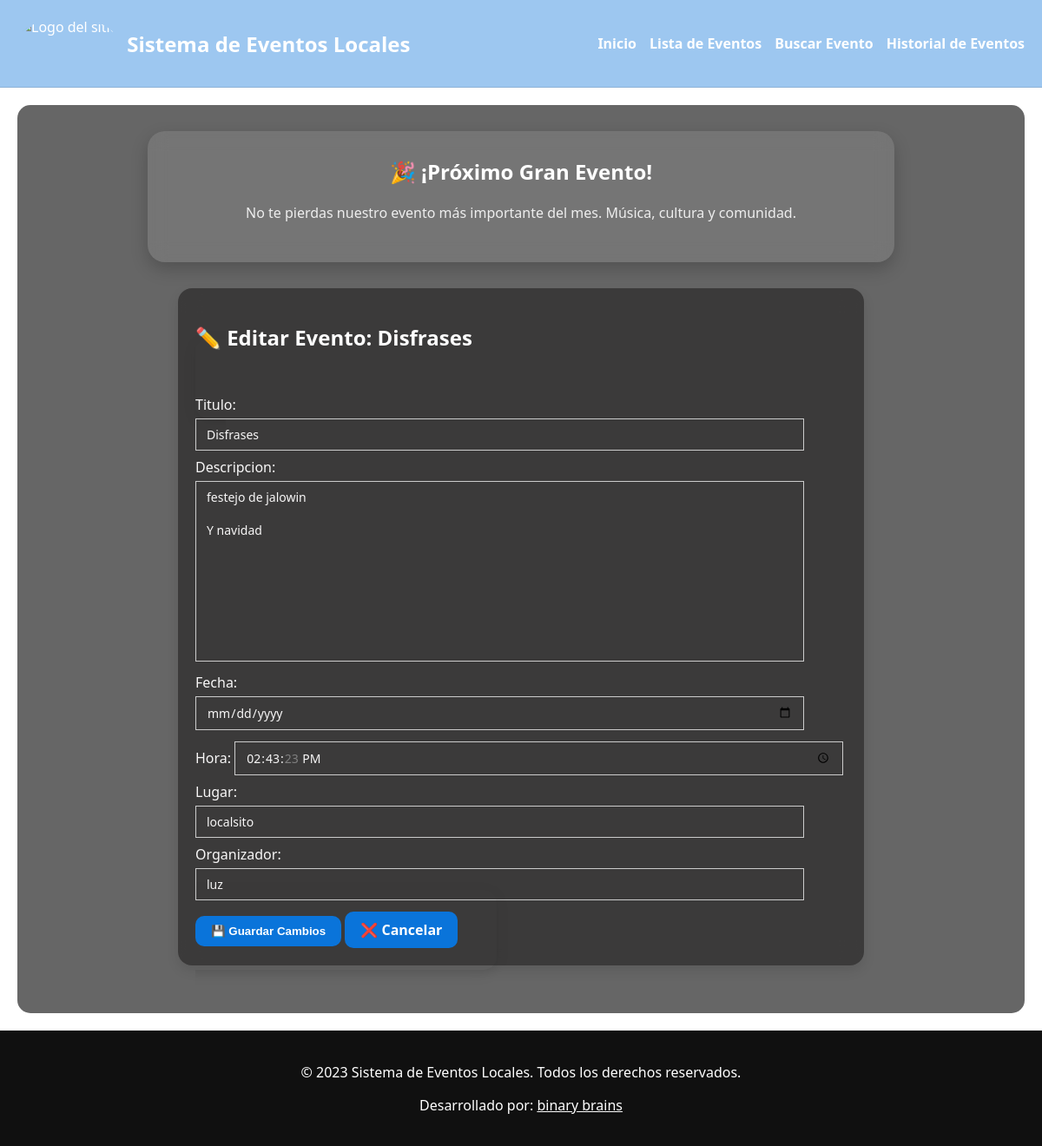
The page /evento/editar/1/ on the database as committed earlier.
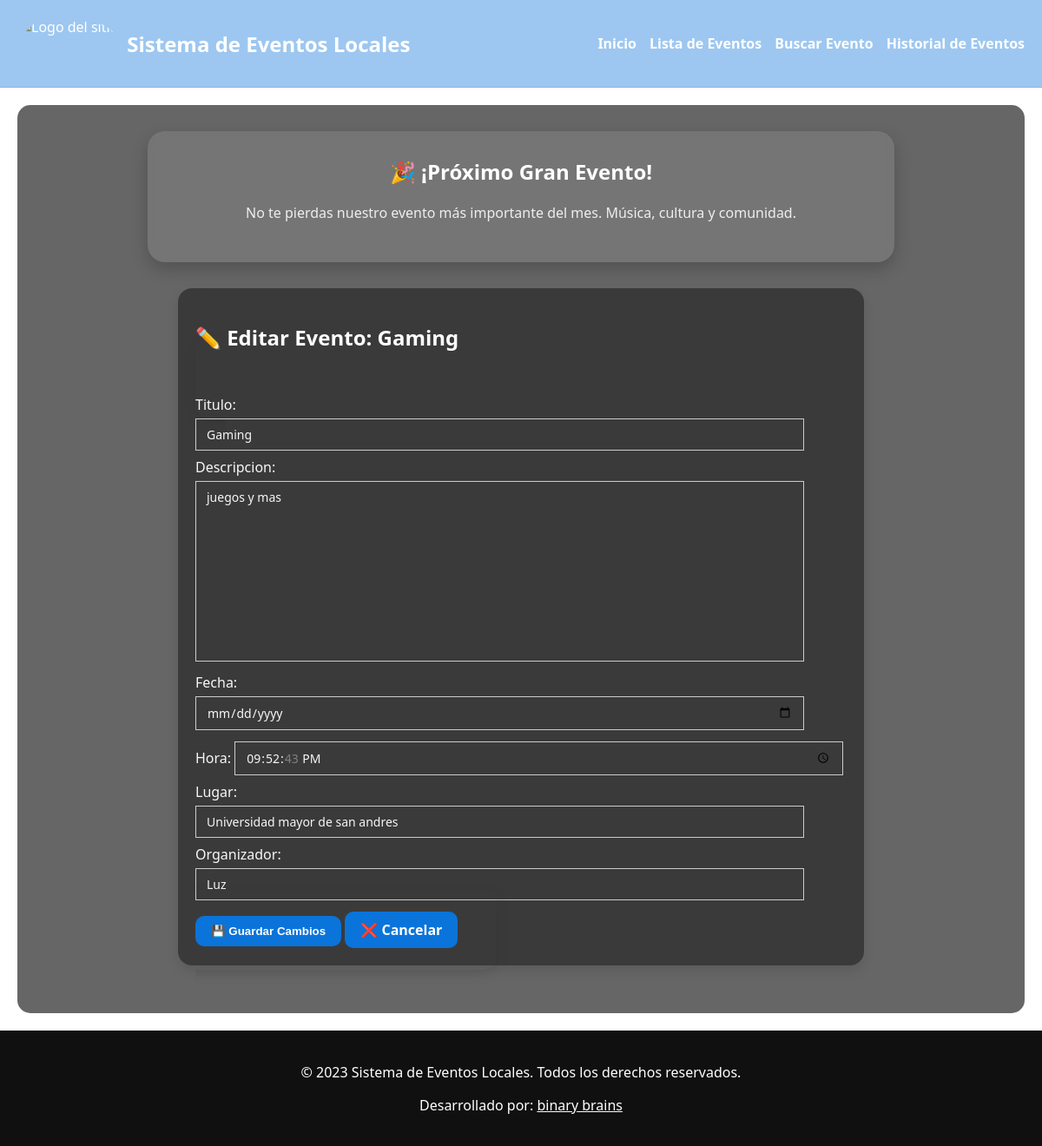
The same page on the database as committed later.
### eventos/models.py (models this page shows, shortened)
class Evento(models.Model):
    titulo = models.CharField(max_length=200)
    descripcion = models.TextField()
    fecha = models.DateField()
    hora = models.TimeField()
    lugar = models.ForeignKey(Lugar, on_delete=models.CASCADE)
    organizador = models.ForeignKey(Organizador, on_delete=models.CASCADE)

### eventos/views.py (the view)
# urls.py: path('evento/editar/<int:evento_id>/', views.editar_evento, name='editar_evento'),
def editar_evento(request, evento_id):
    evento = get_object_or_404(Evento, pk=evento_id)
    if request.method == 'POST':
        form = EventoForm(request.POST, instance=evento)
        if form.is_valid():
            form.save()
            messages.success(request, "Evento actualizado correctamente.")
            return redirect('detalle_evento', evento_id=evento.id)
    else:
        form = EventoForm(instance=evento)
    return render(request, 'eventos/editar_evento.html', {'form': form, 'evento': evento})

### eventos/forms.py
class EventoForm(forms.ModelForm):
    class Meta:
        model = Evento
        fields = ['titulo', 'descripcion', 'fecha', 'hora', 'lugar', 'organizador']
        widgets = {
            'fecha': forms.DateInput(attrs={'type': 'date'}),
            'hora': forms.TimeInput(attrs={'type': 'time'}),
        }

### eventos/models.py (called while the page is built)
    def __str__(self):
        return self.nombre

    def __str__(self):
        return self.nombre

### eventos/templates/eventos/editar_evento.html (shortened to what this page needs)
{% extends "./base.html" %}
{% block content %}
<div class="evento-card">
    <h2>✏️ Editar Evento: {{ evento.titulo }}</h2>
    <form method="post">
        {{ form.as_p }}
        <button type="submit">💾 Guardar Cambios</button>
        <a class="button-link" href="{% url 'detalle_evento' evento.id %}">❌ Cancelar</a>
    </form>
</div>
{% endblock %}

Rows that differ between the two databases and show on the page:
changed Evento: titulo "Disfrases" → "Gaming"; descripcion "festejo de jalowin Y navidad" → "juegos y mas"; hora "14:43:23" → "21:52:43"; lugar "localsito" → "Universidad mayor de san andres"; organizador "luz" → "Luz"
